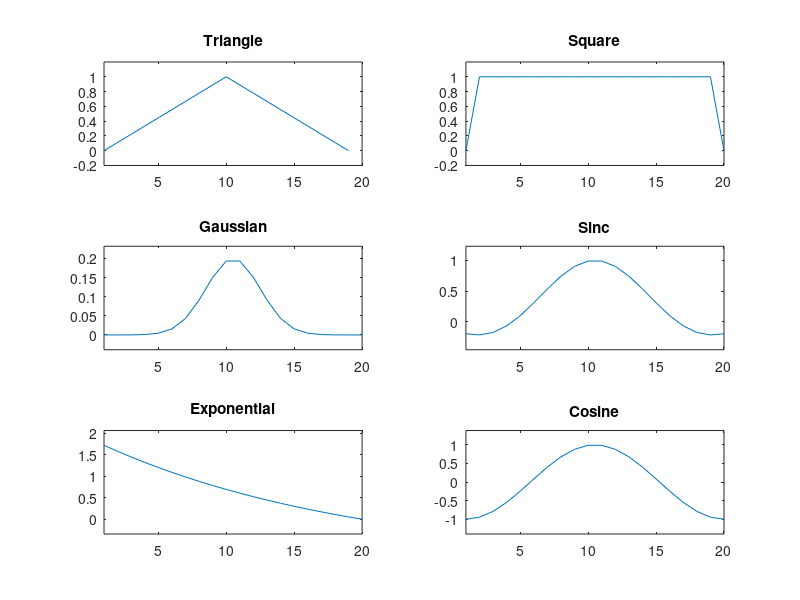
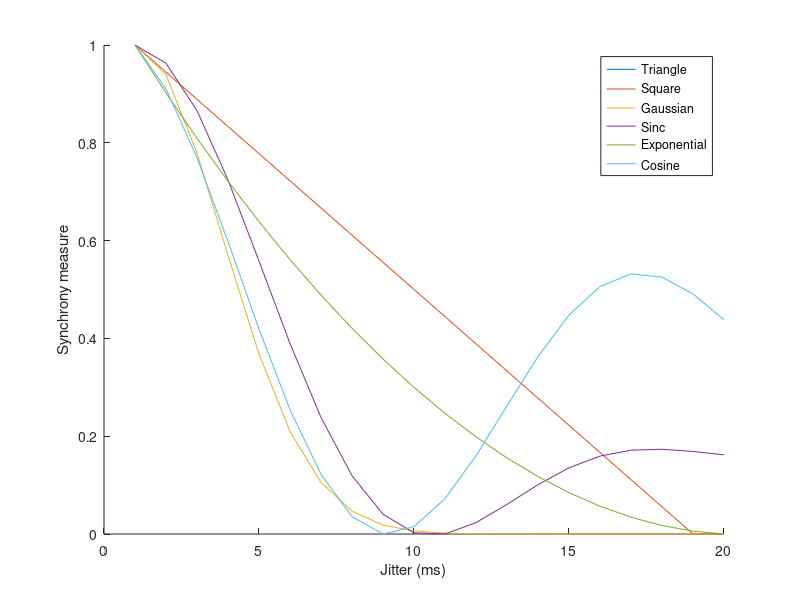

Source code (MATLAB) for these figures, in order:
close all
clear all

% %% different conv shapes
% figure(31)
% 
% % square
% shapes.square = [zeros(1,1e4) ones(1,5e4) zeros(1,1e4)];
% subplot(3,2,1)
% plot(shapes.square)
% axis tight
% temp = ylim;
% ylim(1.2*temp);
% title('Square')
% % gaussian
% shapes.gaussian = normpdf(-5:0.01:5,0,1);
% subplot(3,2,2)
% plot(shapes.gaussian)
% axis tight
% temp = ylim;
% ylim(1.2*temp);
% title('Gaussian')
% % triangle
% shapes.triangle = [linspace(0,1,100) linspace(1,0,100)];
% subplot(3,2,3)
% plot(shapes.triangle)
% axis tight
% temp = ylim;
% ylim(1.2*temp);
% title('Triangle')
% % sinc
% shapes.sinc = sinc(-pi/2:0.01:pi/2);
% subplot(3,2,4)
% plot(shapes.sinc)
% axis tight
% temp = ylim;
% ylim(1.2*temp);
% title('Sinc')
% % exponential
% shapes.exponential = exp(5:-0.01:0)-1;
% subplot(3,2,5)
% plot(shapes.exponential)
% axis tight
% temp = ylim;
% ylim(1.2*temp);
% title('Exponential')

%% jitter selectivity


% create all shapes with width of 20 ms
width = 20; % width of shapes in time steps
shapes = zeros(width,6);
% triangle
shapeNames{1} = 'Triangle';
temp = linspace(0,1,10);
shapes(:,1) = [temp temp(end-1:-1:1) NaN];
% square
shapeNames{2} = 'Square';
shapes(2:end-1,2) = 1;
% gaussian
shapeNames{3} = 'Gaussian';
shapes(:,3) = normpdf(1:20,10.5,2);
% sinc
shapeNames{4} = 'Sinc';
shapes(:,4) = sinc( linspace(-pi/2,pi/2,20) );
% exponential
shapeNames{5} = 'Exponential';
shapes(:,5) = exp( linspace(1,0,20) ) - 1;
% cos
shapeNames{6} = 'Cosine';
shapes(:,6) = cos( linspace(-pi,pi,20) );


% plot shapes
figure(31)
for nShape = 1:length(shapeNames)
    subplot(3,2,nShape)
    plot(shapes(:,nShape))
    axis tight
    ylim( ylim + [-0.2, 0.2]*(max(ylim)-min(ylim)) )
    title(shapeNames(nShape))
end

figure(32)

% generate single pairs of spikes with jitters varying from 0 to 19 ms
% spikes is (number of time steps)x(number of neurons)x(number of spike
% trains).
spikes = zeros(20,2,20);
spikes(1,1,:) = 1; % in all spike trains, the first neuron spikes in the first time step
for jitter = 0:19
    % for each jitter value
    ind = jitter+1; % index where we will put spike, and also which spike train we will put it in
    spikes(ind,2,ind) = 1; % put spike in the second neuron
end

% try all jitters with all shapes
for nSpikes = 1:size(spikes,3)
    % for each pair of spike trains
    for nShape = 1:size(shapes,2)
        % for each shape
        
        % replace each spike with the shape by doing a convolution
        wave1 = conv(squeeze(spikes(:,1,nSpikes)), shapes(:,nShape));
        wave2 = conv(squeeze(spikes(:,2,nSpikes)), shapes(:,nShape)); 
        
%         figure(1)
%         hold all
%         plot(wave1)
%         plot(wave2)
%         pause
        
        % take the covariance to get the measure of synchrony
        temp = cov(wave1,wave2);
        sync(nSpikes,nShape) = temp(1,2);
        
    end
end

% normalize the synchrony measure for each shape
sync = (sync - ones(size(sync,1),1)*min(sync));
sync = sync ./ (ones(size(sync,1),1)*max(sync));

% plot results
hold all 
plot(sync)
ylabel('Synchrony measure')
xlabel('Jitter (ms)')
legend(shapeNames)


% compare to binning?